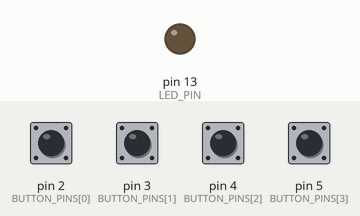
The sketch below on a simulated Arduino Mega 2560, built with avr-gcc and run on an emulated ATmega2560. Shown: output pins drawn as LEDs (lit = HIGH). Inputs (shaded band) come from the test bench; at power-on: pin 2 (BUTTON_PINS[0]), pin 3 (BUTTON_PINS[1]), pin 4 (BUTTON_PINS[2]), pin 5 (BUTTON_PINS[3]) HIGH. What the sketch prints to the serial monitor is not drawn.

Above: at 1.3 s.
1.4 s: pin 2 (BUTTON_PINS[0]) pulled LOW for 0.15 s
Timing chart, 0 to 4.4 s (numbered marks = the images above; inputs shaded):
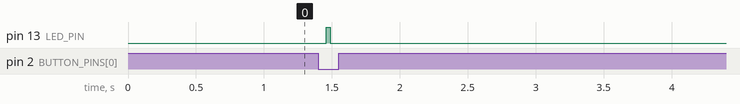

Measured:
- after the input at 1.4 s, pin 13 (LED_PIN): LOW → HIGH after 0.06 s, → LOW 0.03 s later

The sketch:

deckforge_buttons.ino
```cpp
/*
 * DeckForge - Arduino Mega Button Controller
 *
 * 4 botones en pines 2, 3, 4, 5 -> posiciones 0-3 del grid
 *
 * Conexión: Botón entre pin y GND (INPUT_PULLUP, no necesita resistencia)
 * Protocolo: Serial 9600 baud, envía "BTN:X\n" al presionar
 */

const int BUTTON_PINS[] = {2, 3, 4, 5};
const int NUM_BUTTONS = 4;
const int LED_PIN = 13;
const unsigned long DEBOUNCE_MS = 50;

// Estado estable (tras debounce)
int buttonState[4];
// Última lectura raw
int lastReading[4];
// Timestamp de último cambio de lectura
unsigned long lastChangeTime[4];

void setup() {
  Serial.begin(9600);
  while (!Serial) {
    ; // Esperar a que el puerto serial esté disponible (necesario en algunos boards)
  }

  pinMode(LED_PIN, OUTPUT);
  digitalWrite(LED_PIN, LOW);

  for (int i = 0; i < NUM_BUTTONS; i++) {
    pinMode(BUTTON_PINS[i], INPUT_PULLUP);
    buttonState[i] = HIGH;
    lastReading[i] = HIGH;
    lastChangeTime[i] = 0;
  }

  delay(100);
  Serial.println("DECKFORGE:READY");
  Serial.flush();
}

void loop() {
  unsigned long now = millis();

  for (int i = 0; i < NUM_BUTTONS; i++) {
    int reading = digitalRead(BUTTON_PINS[i]);

    // Si la lectura cambió, resetear el timer de debounce
    if (reading != lastReading[i]) {
      lastChangeTime[i] = now;
      lastReading[i] = reading;
    }

    // Si la lectura es estable por más de DEBOUNCE_MS
    if ((now - lastChangeTime[i]) > DEBOUNCE_MS) {
      // Si el estado estable cambió
      if (reading != buttonState[i]) {
        buttonState[i] = reading;

        // Solo enviar en el flanco de bajada (presión)
        if (buttonState[i] == LOW) {
          Serial.print("BTN:");
          Serial.println(i);
          Serial.flush();

          // Flash LED
          digitalWrite(LED_PIN, HIGH);
          delay(30);
          digitalWrite(LED_PIN, LOW);
        }
      }
    }
  }

  delay(1);
}
```
